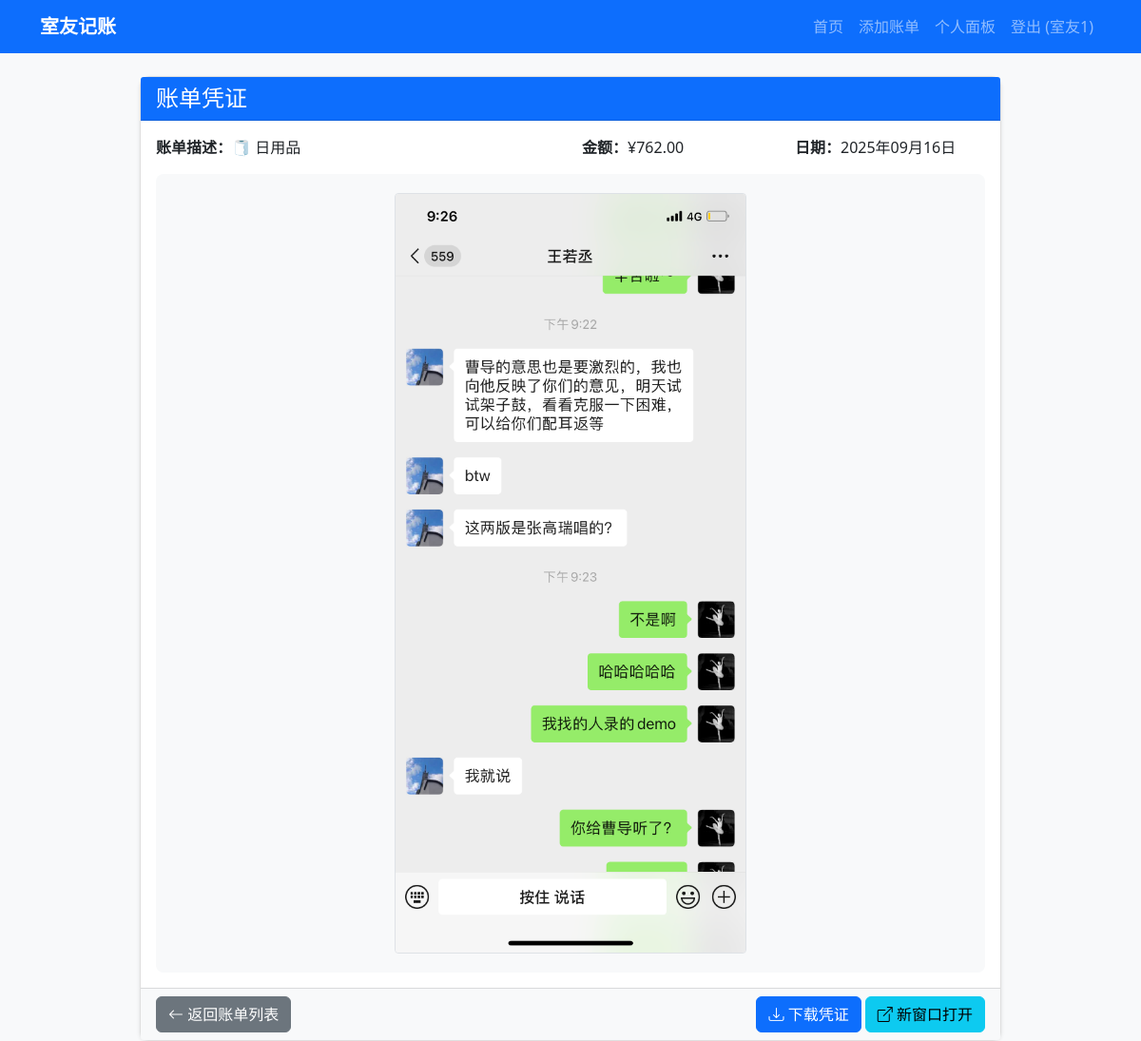
/view_receipt/2 (signed in), run on the app's committed database.
### models.py (models this page shows, shortened)
class User(UserMixin, db.Model):
    id = db.Column(db.Integer, primary_key=True)
    username = db.Column(db.String(80), unique=True, nullable=False)
    password_hash = db.Column(db.String(120), nullable=False)
    display_name = db.Column(db.String(100), nullable=False)
    created_at = db.Column(db.DateTime, default=datetime.utcnow)
    bills_paid = db.relationship('Bill', backref='payer', lazy=True, foreign_keys='Bill.payer_id')
    settlements = db.relationship('Settlement', backref='settler', lazy=True)

class Bill(db.Model):
    id = db.Column(db.Integer, primary_key=True)
    payer_id = db.Column(db.Integer, db.ForeignKey('user.id'), nullable=False)
    amount = db.Column(db.Float, nullable=False)
    description = db.Column(db.String(200), nullable=False)
    date = db.Column(db.DateTime, default=datetime.utcnow)
    participants = db.Column(db.String(50), nullable=False)  # 存储参与人ID，逗号分隔
    is_settled = db.Column(db.Boolean, default=False)
    receipt_filename = db.Column(db.String(200))  # 凭证文件名
    receipt_type = db.Column(db.String(10))  # 文件类型（pdf/image）
    created_at = db.Column(db.DateTime, default=datetime.utcnow)
    settlements = db.relationship('Settlement', backref='bill', lazy=True)
    receipts = db.relationship('Receipt', backref='bill', lazy=True, cascade='all, delete-orphan')
    def get_participants_list(self):
        if self.participants:
            return [int(x) for x in self.participants.split(',') if x.strip()]
        return []

### app.py (the view)
@app.route('/view_receipt/<int:bill_id>')
@login_required
def view_receipt(bill_id):
    bill = Bill.query.get_or_404(bill_id)
    participants = bill.get_participants_list()
    if current_user.id not in participants:
        flash('抱歉，您无权查看此凭证。只有参与该账单分摊的室友才能查看相关凭证文件。')
        return redirect(url_for('index'))
    if not bill.receipt_filename:
        flash('该账单没有凭证')
        return redirect(url_for('index'))
    filepath = f"uploads/receipts/{bill.id}/{bill.receipt_filename}"
    return render_template('view_receipt.html',
                         bill=bill,
                         filepath=filepath)

### app.py (called while the page is built)
@login_manager.user_loader
def load_user(user_id):
    return User.query.get(int(user_id))

### templates/view_receipt.html (shortened to what this page needs)
{% extends "base.html" %}
{% block content %}
<div class="container">
    <div class="row justify-content-center">
        <div class="col-lg-10">
            <div class="card">
                <div class="card-header bg-primary text-white">
                    <h4 class="mb-0">账单凭证</h4>
                </div>
                <div class="card-body">
                    <div class="mb-3">
                        <div class="row">
                            <div class="col-md-6">
                                <strong>账单描述：</strong>{{ bill.description }}
                            </div>
                            <div class="col-md-3">
                                <strong>金额：</strong>¥{{ "%.2f"|format(bill.amount) }}
                            </div>
                            <div class="col-md-3">
                                <strong>日期：</strong>{{ bill.date.strftime('%Y年%m月%d日') }}
                            </div>
                        </div>
                    </div>
                    <div class="receipt-container">
                        {% if bill.receipt_type == 'image' %}
                            <div class="text-center">
                                <img src="{{ url_for('static', filename=filepath) }}"
                                     class="img-fluid border rounded"
                                     alt="账单凭证"
                                     style="max-height: 800px;">
                            </div>
                        {% endif %}
                    </div>
                </div>
                <div class="card-footer bg-light">
                    <div class="d-flex justify-content-between align-items-center">
                        <a href="{{ url_for('index') }}" class="btn btn-secondary">
                            <i class="bi bi-arrow-left"></i> 返回账单列表
                        </a>
                        <div>
                            <a href="{{ url_for('static', filename=filepath) }}"
                               class="btn btn-primary"
                               download="{{ bill.description }}_凭证">
                                <i class="bi bi-download"></i> 下载凭证
                            </a>
                            <a href="{{ url_for('static', filename=filepath) }}"
                               class="btn btn-info"
                               target="_blank">
                                <i class="bi bi-box-arrow-up-right"></i> 新窗口打开
                            </a>
                        </div>
                    </div>
                </div>
            </div>
        </div>
    </div>
</div>
{% endblock %}

### templates/base.html (shortened to what this page needs)
<!DOCTYPE html>
<html lang="zh-CN">
<head>
    <link href="https://cdn.jsdelivr.net/npm/bootstrap@5.1.3/dist/css/bootstrap.min.css" rel="stylesheet">
    <link href="https://cdn.jsdelivr.net/npm/bootstrap-icons@1.10.0/font/bootstrap-icons.css" rel="stylesheet">
    <link href="{{ url_for('static', filename='css/style.css') }}" rel="stylesheet">
</head>
<body>
    {% if current_user.is_authenticated %}
    <nav class="navbar navbar-expand-lg navbar-dark bg-primary">
        <div class="container">
            <a class="navbar-brand" href="{{ url_for('index') }}">室友记账</a>
            <div class="navbar-nav ms-auto">
                <a class="nav-link" href="{{ url_for('index') }}">首页</a>
                <a class="nav-link" href="{{ url_for('add_bill') }}">添加账单</a>
                <a class="nav-link" href="{{ url_for('dashboard') }}">个人面板</a>
                <a class="nav-link" href="{{ url_for('logout') }}">登出 ({{ current_user.display_name }})</a>
            </div>
        </div>
    </nav>
    {% endif %}
    <div class="container mt-4">
        {% block content %}{% endblock %}
    </div>
</body>
</html>

### static/css/style.css (style rules this page uses)
body { background-color: #f8f9fa; }
.card { border-radius: 10px; box-shadow: 0 2px 4px rgba(0,0,0,0.1); transition: transform 0.2s; }
.navbar-brand { font-weight: bold; }
.btn { border-radius: 6px; }
.fade-in { animation: fadeIn 0.5s ease-in; }

### templates/view_receipt.html (style rules this page uses)
.receipt-container { background: #f8f9fa; padding: 20px; border-radius: 8px; }

### data on the page
User: display_name "室友1"
Bill: description "🧻 日用品", amount "762.00", date "2025年09月16日"
